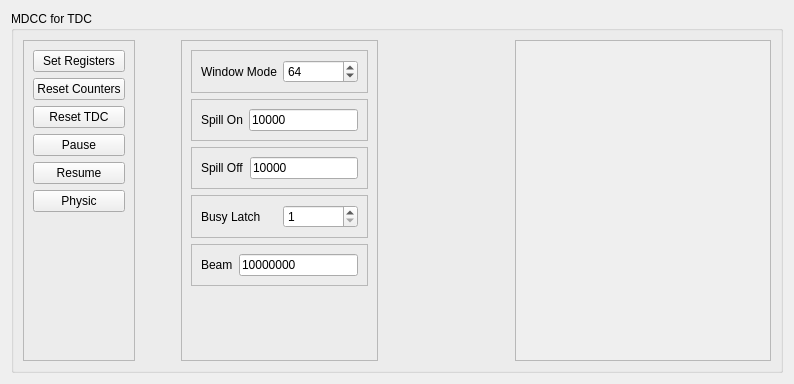
     <widget class="QWidget" name="tab">
      <attribute name="title">
       <string>MDCC</string>
      </attribute>
      <layout class="QGridLayout" name="gridLayout_5">
       <item row="0" column="0">
        <widget class="QGroupBox" name="groupBox_6">
         <property name="title">
          <string>MDCC for TDC</string>
         </property>
         <layout class="QHBoxLayout" name="horizontalLayout_9">
          <item>
           <widget class="QFrame" name="frame_7">
            <property name="frameShape">
             <enum>QFrame::StyledPanel</enum>
            </property>
            <property name="frameShadow">
             <enum>QFrame::Raised</enum>
            </property>
            <layout class="QVBoxLayout" name="verticalLayout_5">
             <item>
              <widget class="QPushButton" name="PBMdccSet">
               <property name="text">
                <string>Set Registers</string>
               </property>
              </widget>
             </item>
             <item>
              <widget class="QPushButton" name="PBMdccResetCounters">
               <property name="text">
                <string>Reset Counters</string>
               </property>
              </widget>
             </item>
             <item>
              <widget class="QPushButton" name="PBMdccResetTdc">
               <property name="text">
                <string>Reset TDC</string>
               </property>
              </widget>
             </item>
             <item>
              <widget class="QPushButton" name="PBMdccPause">
               <property name="text">
                <string>Pause</string>
               </property>
              </widget>
             </item>
             <item>
              <widget class="QPushButton" name="PBMdccResume">
               <property name="text">
                <string>Resume</string>
               </property>
              </widget>
             </item>
             <item>
              <widget class="QPushButton" name="PBMdccPhysic">
               <property name="text">
                <string>Physic</string>
               </property>
              </widget>
             </item>
             <item>
              <spacer name="verticalSpacer_3">
               <property name="orientation">
                <enum>Qt::Vertical</enum>
               </property>
               <property name="sizeHint" stdset="0">
                <size>
                 <width>20</width>
                 <height>139</height>
                </size>
               </property>
              </spacer>
             </item>
            </layout>
           </widget>
          </item>
          <item>
           <spacer name="horizontalSpacer_2">
            <property name="orientation">
             <enum>Qt::Horizontal</enum>
            </property>
            <property name="sizeHint" stdset="0">
             <size>
              <width>40</width>
              <height>20</height>
             </size>
            </property>
           </spacer>
          </item>
          <item>
           <widget class="QFrame" name="frame_6">
            <property name="frameShape">
             <enum>QFrame::StyledPanel</enum>
            </property>
            <property name="frameShadow">
             <enum>QFrame::Raised</enum>
            </property>
            <layout class="QVBoxLayout" name="verticalLayout_4">
             <item>
              <widget class="QFrame" name="frame_5">
               <property name="frameShape">
                <enum>QFrame::StyledPanel</enum>
               </property>
               <property name="frameShadow">
                <enum>QFrame::Raised</enum>
               </property>
               <layout class="QHBoxLayout" name="horizontalLayout_7">
                <item>
                 <widget class="QLabel" name="label_6">
                  <property name="text">
                   <string>Window Mode</string>
                  </property>
                 </widget>
                </item>
                <item>
                 <widget class="QSpinBox" name="SBWindowMode">
                  <property name="toolTip">
                   <string extracomment="WindowConfig_reg(5 downto 0)=“000001” –&gt; start of spill et end of spill&#9; WindowConfig_reg(5 downto 0)=“000010” –&gt; start of spill et duree programmable WindowConfig_reg(5 downto 0)=“000100” –&gt; compteur interne WindowConfig_reg(5 downto 0)=“001000” –&gt; calibration avec spillon/spilloff interne declenché par calib_reg(1),  ne devrait pas fournir de fenetres courtes (comme spioll interne asynchrone avec calib_reg  WindowConfig_reg(5 downto 0)=“010000” –&gt; compteur interne mais seulement sur start_of_spill et duree programmable WindowConfig_reg(5 downto 0)=“100000” –&gt; compteur interne avec debut comptage sur finbusy"/>
                  </property>
                  <property name="minimum">
                   <number>1</number>
                  </property>
                  <property name="maximum">
                   <number>256</number>
                  </property>
                  <property name="value">
                   <number>64</number>
                  </property>
                 </widget>
                </item>
               </layout>
              </widget>
             </item>
             <item>
              <widget class="QFrame" name="frame">
               <property name="frameShape">
                <enum>QFrame::StyledPanel</enum>
               </property>
               <property name="frameShadow">
                <enum>QFrame::Raised</enum>
               </property>
               <layout class="QHBoxLayout" name="horizontalLayout">
                <item>
                 <widget class="QLabel" name="label_3">
                  <property name="text">
                   <string>Spill On</string>
                  </property>
                 </widget>
                </item>
                <item>
                 <widget class="QLineEdit" name="LESpillOn">
                  <property name="text">
                   <string>10000</string>
                  </property>
                 </widget>
                </item>
               </layout>
              </widget>
             </item>
             <item>
              <widget class="QFrame" name="frame_2">
               <property name="frameShape">
                <enum>QFrame::StyledPanel</enum>
               </property>
               <property name="frameShadow">
                <enum>QFrame::Raised</enum>
               </property>
               <layout class="QHBoxLayout" name="horizontalLayout_4">
                <item>
                 <widget class="QLabel" name="label_4">
                  <property name="text">
                   <string>Spill Off</string>
                  </property>
                 </widget>
                </item>
                <item>
                 <widget class="QLineEdit" name="LESpillOff">
                  <property name="text">
                   <string>10000</string>
                  </property>
                 </widget>
                </item>
               </layout>
              </widget>
             </item>
             <item>
              <widget class="QFrame" name="frame_4">
               <property name="frameShape">
                <enum>QFrame::StyledPanel</enum>
               </property>
               <property name="frameShadow">
                <enum>QFrame::Raised</enum>
               </property>
               <layout class="QHBoxLayout" name="horizontalLayout_6">
                <item>
                 <widget class="QLabel" name="label_7">
                  <property name="text">
                   <string>Busy Latch</string>
                  </property>
                 </widget>
                </item>
                <item>
                 <widget class="QSpinBox" name="SBBusy">
                  <property name="minimum">
                   <number>1</number>
                  </property>
                 </widget>
                </item>
               </layout>
              </widget>
             </item>
             <item>
              <widget class="QFrame" name="frame_3">
               <property name="frameShape">
                <enum>QFrame::StyledPanel</enum>
               </property>
               <property name="frameShadow">
                <enum>QFrame::Raised</enum>
               </property>
               <layout class="QHBoxLayout" name="horizontalLayout_5">
                <item>
                 <widget class="QLabel" name="label_5">
                  <property name="text">
                   <string>Beam</string>
                  </property>
                 </widget>
                </item>
                <item>
                 <widget class="QLineEdit" name="LEBeamOn">
                  <property name="text">
                   <string>10000000</string>
                  </property>
                 </widget>
                </item>
               </layout>
              </widget>
             </item>
             <item>
              <spacer name="verticalSpacer">
               <property name="orientation">
                <enum>Qt::Vertical</enum>
               </property>
               <property name="sizeHint" stdset="0">
                <size>
                 <width>20</width>
                 <height>42</height>
                </size>
               </property>
              </spacer>
             </item>
            </layout>
           </widget>
          </item>
          <item>
           <spacer name="horizontalSpacer_9">
            <property name="orientation">
             <enum>Qt::Horizontal</enum>
            </property>
            <property name="sizeHint" stdset="0">
             <size>
              <width>131</width>
              <height>20</height>
             </size>
            </property>
           </spacer>
          </item>
          <item>
           <widget class="QTextEdit" name="TEMdcc">
            <property name="enabled">
             <bool>false</bool>
            </property>
           </widget>
          </item>
         </layout>
        </widget>
       </item>
      </layout>
     </widget>
